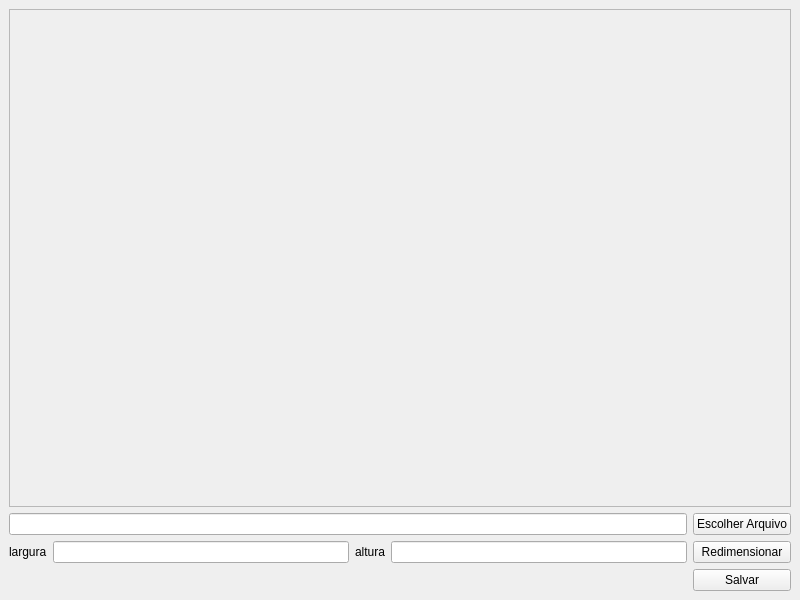
<?xml version="1.0" encoding="UTF-8"?>
<ui version="4.0">
 <class>MainWindow</class>
 <widget class="QMainWindow" name="MainWindow">
  <property name="geometry">
   <rect>
    <x>0</x>
    <y>0</y>
    <width>800</width>
    <height>600</height>
   </rect>
  </property>
  <property name="windowTitle">
   <string>Redimensionar Imagem</string>
  </property>
  <widget class="QWidget" name="centralwidget">
   <layout class="QGridLayout" name="gridLayout">
    <item row="2" column="0">
     <widget class="QLabel" name="label">
      <property name="text">
       <string>largura</string>
      </property>
     </widget>
    </item>
    <item row="0" column="0" colspan="5">
     <widget class="QScrollArea" name="scrollArea">
      <property name="widgetResizable">
       <bool>true</bool>
      </property>
      <widget class="QWidget" name="scrollAreaWidgetContents">
       <property name="geometry">
        <rect>
         <x>0</x>
         <y>0</y>
         <width>780</width>
         <height>487</height>
        </rect>
       </property>
       <layout class="QGridLayout" name="gridLayout_2">
        <item row="0" column="0">
         <widget class="QLabel" name="labelImg">
          <property name="text">
           <string/>
          </property>
         </widget>
        </item>
       </layout>
      </widget>
     </widget>
    </item>
    <item row="2" column="2">
     <widget class="QLabel" name="label_2">
      <property name="text">
       <string>altura</string>
      </property>
     </widget>
    </item>
    <item row="3" column="4">
     <widget class="QPushButton" name="btnSalvar">
      <property name="text">
       <string>Salvar</string>
      </property>
     </widget>
    </item>
    <item row="1" column="4">
     <widget class="QPushButton" name="btnEscolherArquivo">
      <property name="text">
       <string>Escolher Arquivo</string>
      </property>
     </widget>
    </item>
    <item row="2" column="1">
     <widget class="QLineEdit" name="inputLargura"/>
    </item>
    <item row="2" column="3">
     <widget class="QLineEdit" name="inputAltura"/>
    </item>
    <item row="2" column="4">
     <widget class="QPushButton" name="btnRedimensionar">
      <property name="text">
       <string>Redimensionar</string>
      </property>
     </widget>
    </item>
    <item row="1" column="0" colspan="4">
     <widget class="QLineEdit" name="inputAbrirArquivo"/>
    </item>
   </layout>
  </widget>
 </widget>
 <resources/>
 <connections/>
</ui>
